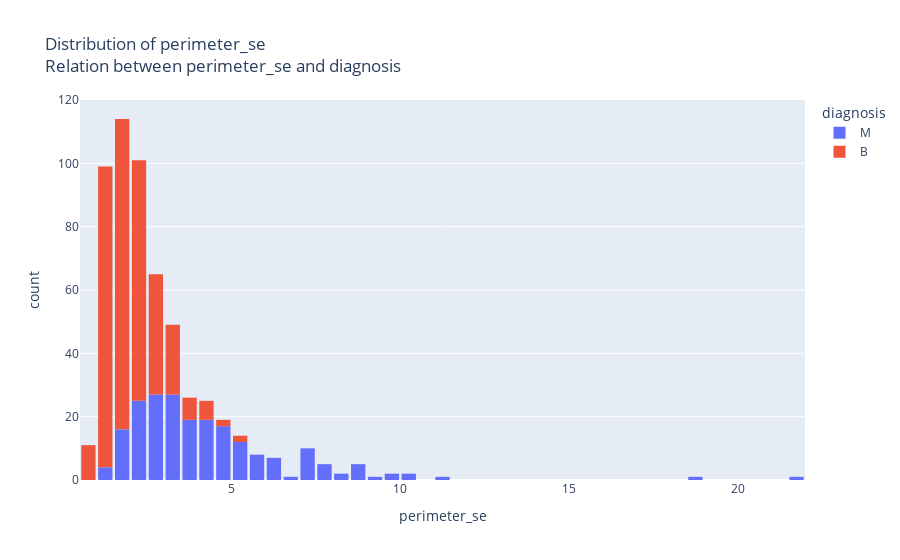
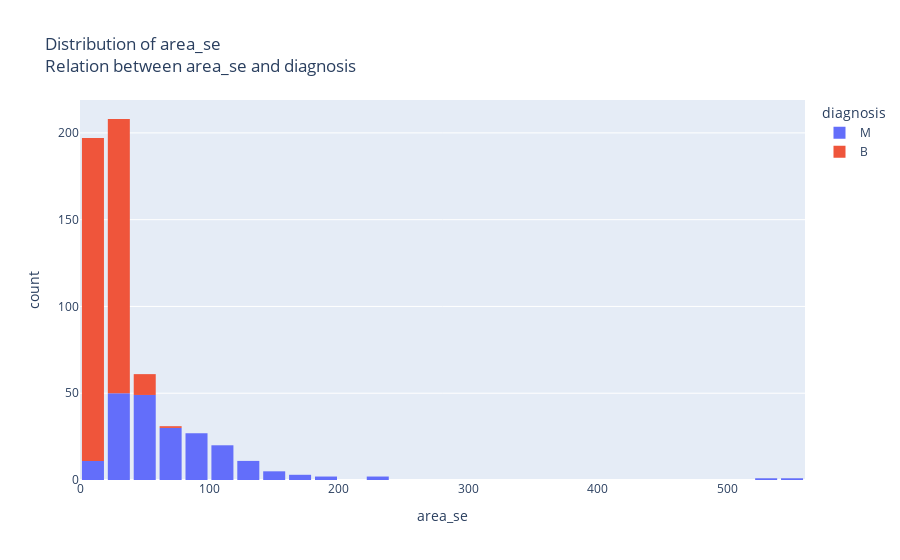

Source (notebook cell) for these figures, in order:
### Markdown cell above
As we can see from histograms above, with higher values of features it's more likely for diagnosis to be "Malignant" and vice-versa. Lower values of features corresponds to diagnosis being "Benign".

For example: perimeter_worst graeter than 130 almost surely guarantees that diagnosis is going to be "Malignant";
             concave_points_mean greater than 0.1 almost surely guarantees that diagnosis is going to be "Malignant;
             radius_worst less than 12 almost surely guarantees that diagnosis is going to be "Benign".

Based on histograms, we can also see that those features have either Gaussian or T distribution.

### Code cell
#Let's se histograms of following features: perimeter_se and area_se#

distribution_check(df.columns[13])
distribution_check(df.columns[14])

### Figure 1 — Plotly figure (JSON) as saved in the notebook; plotly's stock layout.template omitted (floating-point values rounded to 4 significant figures; data arrays with more than 128 entries replaced by an {"elided": "..."} marker saying what was removed)
{"data": [{"alignmentgroup": "True", "bingroup": "x", "hovertemplate": "diagnosis=M<br>perimeter_se=%{x}<br>count=%{y}<extra></extra>", "legendgroup": "M", "marker": {"color": "#636efa", "pattern": {"shape": ""}}, "name": "M", "nbinsx": 50, "offsetgroup": "M", "orientation": "v", "showlegend": true, "type": "histogram", "x": {"elided": "212 float values"}, "xaxis": "x", "yaxis": "y"}, {"alignmentgroup": "True", "bingroup": "x", "hovertemplate": "diagnosis=B<br>perimeter_se=%{x}<br>count=%{y}<extra></extra>", "legendgroup": "B", "marker": {"color": "#EF553B", "pattern": {"shape": ""}}, "name": "B", "nbinsx": 50, "offsetgroup": "B", "orientation": "v", "showlegend": true, "type": "histogram", "x": {"elided": "357 float values"}, "xaxis": "x", "yaxis": "y"}], "layout": {"bargap": 0.15, "barmode": "relative", "legend": {"title": {"text": "diagnosis"}, "tracegroupgap": 0}, "title": {"text": "Distribution of perimeter_se<br>Relation between perimeter_se and diagnosis"}, "xaxis": {"anchor": "y", "domain": [0, 1], "title": {"text": "perimeter_se"}}, "yaxis": {"anchor": "x", "domain": [0, 1], "title": {"text": "count"}}}}

### Figure 2 — Plotly figure (JSON) as saved in the notebook; plotly's stock layout.template omitted (floating-point values rounded to 4 significant figures; data arrays with more than 128 entries replaced by an {"elided": "..."} marker saying what was removed)
{"data": [{"alignmentgroup": "True", "bingroup": "x", "hovertemplate": "diagnosis=M<br>area_se=%{x}<br>count=%{y}<extra></extra>", "legendgroup": "M", "marker": {"color": "#636efa", "pattern": {"shape": ""}}, "name": "M", "nbinsx": 50, "offsetgroup": "M", "orientation": "v", "showlegend": true, "type": "histogram", "x": {"elided": "212 float values"}, "xaxis": "x", "yaxis": "y"}, {"alignmentgroup": "True", "bingroup": "x", "hovertemplate": "diagnosis=B<br>area_se=%{x}<br>count=%{y}<extra></extra>", "legendgroup": "B", "marker": {"color": "#EF553B", "pattern": {"shape": ""}}, "name": "B", "nbinsx": 50, "offsetgroup": "B", "orientation": "v", "showlegend": true, "type": "histogram", "x": {"elided": "357 float values"}, "xaxis": "x", "yaxis": "y"}], "layout": {"bargap": 0.15, "barmode": "relative", "legend": {"title": {"text": "diagnosis"}, "tracegroupgap": 0}, "title": {"text": "Distribution of area_se<br>Relation between area_se and diagnosis"}, "xaxis": {"anchor": "y", "domain": [0, 1], "title": {"text": "area_se"}}, "yaxis": {"anchor": "x", "domain": [0, 1], "title": {"text": "count"}}}}
